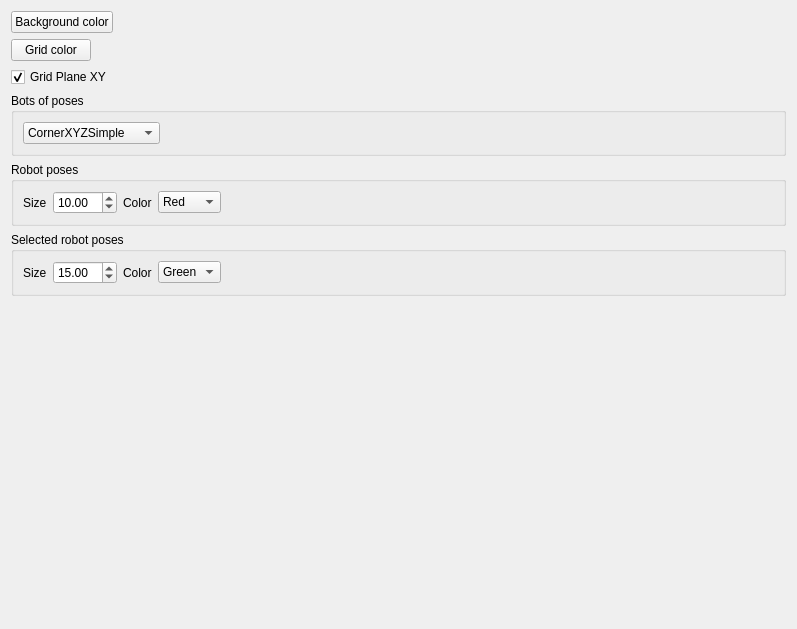
<?xml version="1.0" encoding="UTF-8"?>
<ui version="4.0">
 <class>CGeneralConfig</class>
 <widget class="QWidget" name="CGeneralConfig">
  <property name="geometry">
   <rect>
    <x>0</x>
    <y>0</y>
    <width>797</width>
    <height>629</height>
   </rect>
  </property>
  <property name="windowTitle">
   <string>Form</string>
  </property>
  <layout class="QVBoxLayout" name="verticalLayout">
   <item>
    <layout class="QHBoxLayout" name="horizontalLayout_2">
     <item>
      <widget class="QPushButton" name="m_backgroundColor">
       <property name="text">
        <string>Background color</string>
       </property>
      </widget>
     </item>
     <item>
      <spacer name="horizontalSpacer_2">
       <property name="orientation">
        <enum>Qt::Horizontal</enum>
       </property>
       <property name="sizeHint" stdset="0">
        <size>
         <width>40</width>
         <height>20</height>
        </size>
       </property>
      </spacer>
     </item>
    </layout>
   </item>
   <item>
    <layout class="QHBoxLayout" name="horizontalLayout">
     <item>
      <widget class="QPushButton" name="m_gridColor">
       <property name="text">
        <string>Grid color</string>
       </property>
      </widget>
     </item>
     <item>
      <spacer name="horizontalSpacer">
       <property name="orientation">
        <enum>Qt::Horizontal</enum>
       </property>
       <property name="sizeHint" stdset="0">
        <size>
         <width>40</width>
         <height>20</height>
        </size>
       </property>
      </spacer>
     </item>
    </layout>
   </item>
   <item>
    <widget class="QCheckBox" name="m_enableGrid">
     <property name="text">
      <string>Grid Plane XY</string>
     </property>
     <property name="checked">
      <bool>true</bool>
     </property>
    </widget>
   </item>
   <item>
    <widget class="QGroupBox" name="groupBox">
     <property name="title">
      <string>Вots of poses </string>
     </property>
     <layout class="QHBoxLayout" name="horizontalLayout_3">
      <item>
       <widget class="QComboBox" name="m_bots">
        <item>
         <property name="text">
          <string>CornerXYZSimple</string>
         </property>
        </item>
        <item>
         <property name="text">
          <string>CornerXYZ</string>
         </property>
        </item>
        <item>
         <property name="text">
          <string>RobotGiraff</string>
         </property>
        </item>
        <item>
         <property name="text">
          <string>RobotRhodon</string>
         </property>
        </item>
        <item>
         <property name="text">
          <string>RobotPioneer</string>
         </property>
        </item>
        <item>
         <property name="text">
          <string>BumblebeeCamera</string>
         </property>
        </item>
       </widget>
      </item>
      <item>
       <spacer name="horizontalSpacer_3">
        <property name="orientation">
         <enum>Qt::Horizontal</enum>
        </property>
        <property name="sizeHint" stdset="0">
         <size>
          <width>40</width>
          <height>20</height>
         </size>
        </property>
       </spacer>
      </item>
     </layout>
    </widget>
   </item>
   <item>
    <widget class="QGroupBox" name="groupBox_2">
     <property name="title">
      <string>Robot poses</string>
     </property>
     <layout class="QHBoxLayout" name="horizontalLayout_4">
      <item>
       <widget class="QLabel" name="label">
        <property name="text">
         <string>Size</string>
        </property>
       </widget>
      </item>
      <item>
       <widget class="QDoubleSpinBox" name="m_robotPosesSize">
        <property name="maximum">
         <double>999.990000000000009</double>
        </property>
        <property name="value">
         <double>10.000000000000000</double>
        </property>
       </widget>
      </item>
      <item>
       <widget class="QLabel" name="label_4">
        <property name="text">
         <string>Color</string>
        </property>
       </widget>
      </item>
      <item>
       <widget class="QComboBox" name="m_robotPosesColor">
        <item>
         <property name="text">
          <string>Red</string>
         </property>
        </item>
        <item>
         <property name="text">
          <string>Green</string>
         </property>
        </item>
        <item>
         <property name="text">
          <string>Blue</string>
         </property>
        </item>
        <item>
         <property name="text">
          <string>White</string>
         </property>
        </item>
        <item>
         <property name="text">
          <string>Black</string>
         </property>
        </item>
        <item>
         <property name="text">
          <string>Gray</string>
         </property>
        </item>
       </widget>
      </item>
      <item>
       <spacer name="horizontalSpacer_4">
        <property name="orientation">
         <enum>Qt::Horizontal</enum>
        </property>
        <property name="sizeHint" stdset="0">
         <size>
          <width>40</width>
          <height>20</height>
         </size>
        </property>
       </spacer>
      </item>
     </layout>
    </widget>
   </item>
   <item>
    <widget class="QGroupBox" name="groupBox_3">
     <property name="title">
      <string>Selected robot poses</string>
     </property>
     <layout class="QHBoxLayout" name="horizontalLayout_5">
      <item>
       <widget class="QLabel" name="label_3">
        <property name="text">
         <string>Size</string>
        </property>
       </widget>
      </item>
      <item>
       <widget class="QDoubleSpinBox" name="m_selectedRobotPosesSize">
        <property name="maximum">
         <double>999.990000000000009</double>
        </property>
        <property name="value">
         <double>15.000000000000000</double>
        </property>
       </widget>
      </item>
      <item>
       <widget class="QLabel" name="label_6">
        <property name="text">
         <string>Color</string>
        </property>
       </widget>
      </item>
      <item>
       <widget class="QComboBox" name="m_selectedRobotPosesColor">
        <property name="currentIndex">
         <number>1</number>
        </property>
        <item>
         <property name="text">
          <string>Red</string>
         </property>
        </item>
        <item>
         <property name="text">
          <string>Green</string>
         </property>
        </item>
        <item>
         <property name="text">
          <string>Blue</string>
         </property>
        </item>
        <item>
         <property name="text">
          <string>White</string>
         </property>
        </item>
        <item>
         <property name="text">
          <string>Black</string>
         </property>
        </item>
        <item>
         <property name="text">
          <string>Gray</string>
         </property>
        </item>
       </widget>
      </item>
      <item>
       <spacer name="horizontalSpacer_5">
        <property name="orientation">
         <enum>Qt::Horizontal</enum>
        </property>
        <property name="sizeHint" stdset="0">
         <size>
          <width>40</width>
          <height>20</height>
         </size>
        </property>
       </spacer>
      </item>
     </layout>
    </widget>
   </item>
   <item>
    <spacer name="verticalSpacer">
     <property name="orientation">
      <enum>Qt::Vertical</enum>
     </property>
     <property name="sizeHint" stdset="0">
      <size>
       <width>20</width>
       <height>40</height>
      </size>
     </property>
    </spacer>
   </item>
  </layout>
 </widget>
 <resources/>
 <connections/>
</ui>
